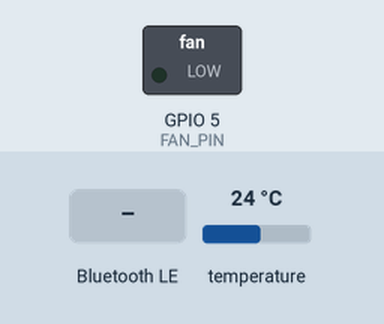
Simulated run of this program. Board: ESP32. Parts: switched loads named in the program (green lamp = pin HIGH). Inputs (shaded band) come from the test bench; at power-on: temperature 24 °C. Nothing arrives over Bluetooth unless stated; a phone connects over Bluetooth LE 3 s after start.

Above: at 1.2 s.
1.3 s: temperature set to 25.7 °C
At 2.3 s:
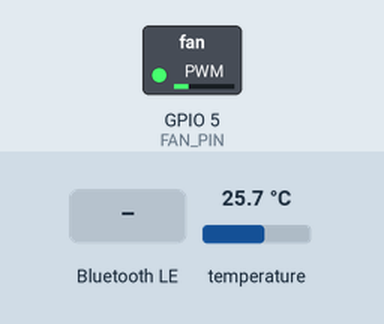
3.2 s: Bluetooth LE write "5" received
At 5.7 s:
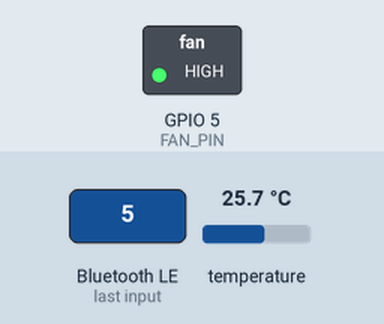
6.2 s: Bluetooth LE write "90" received
At 9.2 s:
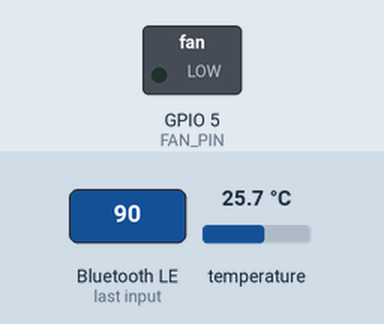
Timing chart, 0 to 10.7 s (numbered marks = the images above; inputs shaded):
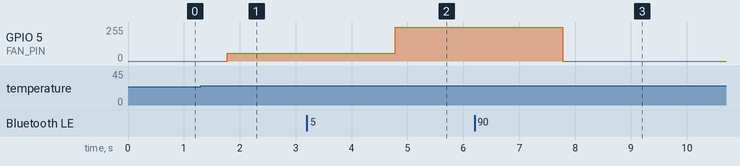

Measured:
- the behaviour switches between 25 and 25.1 °C on temperature (found by bisection; images 0 and 1)
- after the input at 1.3 s, GPIO 5 (FAN_PIN): 0/255 → 60/255 after 0.48 s
- after the input at 3.2 s, GPIO 5 (FAN_PIN): 60/255 → 255/255 after 1.6 s
- after the input at 6.2 s, GPIO 5 (FAN_PIN): 255/255 → 0/255 after 1.6 s

The program:

main.cpp
```cpp
/**
 * @file main.cpp
 * @brief Sistem Distribuit de Monitorizare și Control (Master Unitbv)
 * @details Implementare Dual-Core ESP32 cu FreeRTOS, BLE și Control Proporțional (PWM)
 * @author Alexandru Gherghe - Versiune Actualizata ESP32 v3.0
 */

#include <Arduino.h>
#include <OneWire.h>
#include <DallasTemperature.h>
#include <BLEDevice.h>
#include <BLEServer.h>
#include <BLEUtils.h>
#include <BLE2902.h>

// --- 1. Configurare Hardware ---
#define SENSOR_PIN  4   // Pin GPIO pentru DS18B20
#define FAN_PIN     5   // Pin GPIO pentru MOSFET Ventilator

// --- 2. Parametri PWM ---
const int pwmFreq = 5000;
const int pwmResolution = 8;
// Nota: In versiunea noua nu mai avem nevoie de "Channel" manual

// --- 3. Variabile Globale ---
OneWire oneWire(SENSOR_PIN);
DallasTemperature sensors(&oneWire);

float global_threshold = 25.0; // Prag temperatura (Setpoint)
bool deviceConnected = false;

// Constanta Proportionala (Kp)
const float Kp = 50.0;

// --- 4. FreeRTOS Handles ---
QueueHandle_t tempQueue;
QueueHandle_t thresholdQueue;
TaskHandle_t hTaskSenzor;
TaskHandle_t hTaskBLE;

// --- 5. Configurare BLE ---
#define SERVICE_UUID        "4fafc201-1fb5-459e-8fcc-c5c9c331914b"
#define TEMP_CHAR_UUID      "beb5483e-36e1-4688-b7f5-ea07361b26a8"
#define THRESHOLD_CHAR_UUID "c5b2c86a-529a-4e24-878e-a2b0c03c9c6c"

BLECharacteristic *pTempCharacteristic;
BLECharacteristic *pThresholdCharacteristic;

class MyServerCallbacks: public BLEServerCallbacks {
    void onConnect(BLEServer* pServer) { deviceConnected = true; };
    void onDisconnect(BLEServer* pServer) {
        deviceConnected = false;
        BLEDevice::startAdvertising();
    }
};

class ThresholdCallbacks: public BLECharacteristicCallbacks {
    void onWrite(BLECharacteristic *pCharacteristic) {
        // MODIFICARE v3.0: Folosim String Arduino in loc de std::string
        String value = pCharacteristic->getValue();

        if (value.length() > 0) {
            // MODIFICARE: Conversie directa din String in float
            float newThreshold = value.toFloat();
            xQueueSend(thresholdQueue, &newThreshold, 0);
        }
    }
};

// ================================================================
// TASK 1: CONTROL LOOP (Core 0)
// ================================================================
void taskSenzorControl(void *pvParameters) {
    TickType_t xLastWakeTime = xTaskGetTickCount();
    const TickType_t xPeriod = pdMS_TO_TICKS(1000); // 1 secunda
    float currentTemp;
    float receivedThreshold;

    // MODIFICARE v3.0: Noua metoda de atasare PWM
    ledcAttach(FAN_PIN, pwmFreq, pwmResolution);

    for (;;) {
        // 1. Verifica daca s-a schimbat pragul din telefon
        if (xQueueReceive(thresholdQueue, &receivedThreshold, 0) == pdPASS) {
            global_threshold = receivedThreshold;

            // Confirmare vizuala inapoi in BLE (Folosim String pentru simplitate)
            String threshStr = String(global_threshold, 2);
            pThresholdCharacteristic->setValue(threshStr.c_str());
        }

        // 2. Achizitie Temperatura
        sensors.requestTemperatures();
        currentTemp = sensors.getTempCByIndex(0);

        // Verificare eroare citire (-127 grade inseamna senzor deconectat)
        if(currentTemp == DEVICE_DISCONNECTED_C) {
            vTaskDelay(pdMS_TO_TICKS(1000));
            continue;
        }

        // 3. Algoritm de Control Proportional (P din PID)
        int pwmDuty = 0;
        float error = currentTemp - global_threshold;

        if (error > 0) {
            float dutyCalc = error * Kp;

            // Limite minime si maxime
            if (dutyCalc < 60) dutyCalc = 60;
            if (dutyCalc > 255) dutyCalc = 255;

            pwmDuty = (int)dutyCalc;
        } else {
            pwmDuty = 0; // Oprit
        }

        // MODIFICARE v3.0: Scriem direct pe PIN, nu pe canal
        ledcWrite(FAN_PIN, pwmDuty);

        // 4. Trimite date spre BLE
        xQueueSend(tempQueue, &currentTemp, 0);

        // 5. Asigura periodicitatea
        vTaskDelayUntil(&xLastWakeTime, xPeriod);
    }
}

// ================================================================
// TASK 2: BLE COMM (Core 1)
// ================================================================
void taskBLE(void *pvParameters) {
    float tempToNotify;

    for (;;) {
        if (xQueueReceive(tempQueue, &tempToNotify, portMAX_DELAY) == pdPASS) {
            if (deviceConnected) {
                // Conversie simpla float -> String -> char array
                String tempStr = String(tempToNotify, 2);

                pTempCharacteristic->setValue(tempStr.c_str());
                pTempCharacteristic->notify();
            }
        }
    }
}

void setup() {
    Serial.begin(115200);
    sensors.begin();

    tempQueue = xQueueCreate(5, sizeof(float));
    thresholdQueue = xQueueCreate(2, sizeof(float));

    BLEDevice::init("ESP32-Master-Project");
    BLEServer *pServer = BLEDevice::createServer();
    pServer->setCallbacks(new MyServerCallbacks());
    BLEService *pService = pServer->createService(SERVICE_UUID);

    pTempCharacteristic = pService->createCharacteristic(
        TEMP_CHAR_UUID, BLECharacteristic::PROPERTY_READ | BLECharacteristic::PROPERTY_NOTIFY
    );
    pTempCharacteristic->addDescriptor(new BLE2902());

    pThresholdCharacteristic = pService->createCharacteristic(
        THRESHOLD_CHAR_UUID, BLECharacteristic::PROPERTY_READ | BLECharacteristic::PROPERTY_WRITE
    );
    pThresholdCharacteristic->setCallbacks(new ThresholdCallbacks());

    pService->start();
    BLEAdvertising *pAdvertising = BLEDevice::getAdvertising();
    pAdvertising->addServiceUUID(SERVICE_UUID);
    pAdvertising->setScanResponse(true);
    pAdvertising->setMinPreferred(0x06);
    BLEDevice::startAdvertising();

    // Lansare Task-uri
    xTaskCreatePinnedToCore(taskSenzorControl, "SenzorCtrl", 4096, NULL, 1, &hTaskSenzor, 0);
    xTaskCreatePinnedToCore(taskBLE, "BLECom", 4096, NULL, 1, &hTaskBLE, 1);
}

void loop() {
    vTaskDelay(pdMS_TO_TICKS(1000));
}
```
